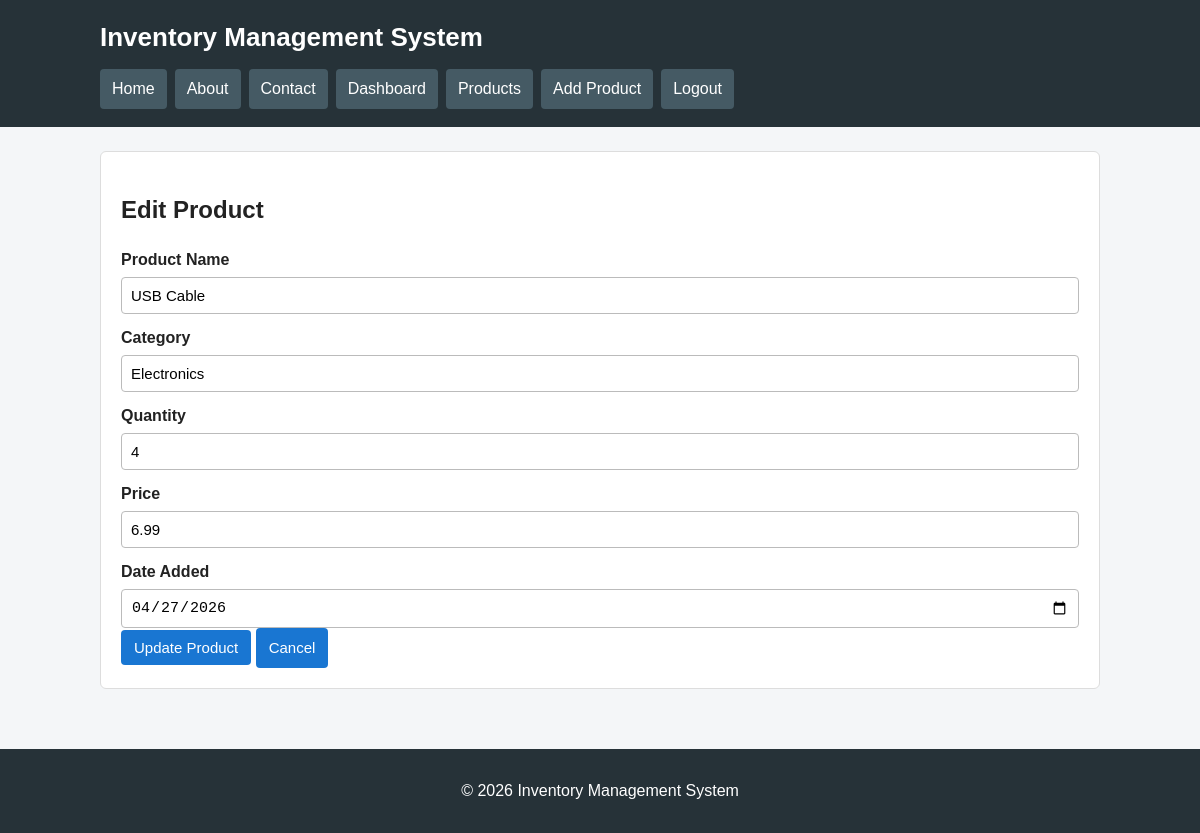
The page /edit_product.php?id=2 (signed in) on the database its author committed.
### tables this page shows
CREATE TABLE IF NOT EXISTS products (
    id INT AUTO_INCREMENT PRIMARY KEY,
    product_name VARCHAR(100) NOT NULL,
    category VARCHAR(100) NOT NULL,
    quantity INT NOT NULL DEFAULT 0,
    price DECIMAL(10, 2) NOT NULL DEFAULT 0.00,
    date_added DATE NOT NULL
);

### edit_product.php (the view, shortened to what this page needs)
<?php
require_once 'config.php';
$id = (int) ($_GET['id'] ?? 0);
$sql = 'SELECT * FROM products WHERE id = ?';
$stmt = mysqli_prepare($conn, $sql);
mysqli_stmt_bind_param($stmt, 'i', $id);
mysqli_stmt_execute($stmt);
$result = mysqli_stmt_get_result($stmt);
$product = mysqli_fetch_assoc($result);
$product_name = $product['product_name'];
$category = $product['category'];
$quantity = $product['quantity'];
$price = $product['price'];
$date_added = $product['date_added'];
include 'includes/header.php';
?>
<section class="box">
    <h2>Edit Product</h2>
    <form method="post" action="edit_product.php?id=<?php echo $id; ?>">
        <label for="product_name">Product Name</label>
        <input type="text" id="product_name" name="product_name" value="<?php echo htmlspecialchars($product_name); ?>">
        <label for="category">Category</label>
        <input type="text" id="category" name="category" value="<?php echo htmlspecialchars($category); ?>">
        <label for="quantity">Quantity</label>
        <input type="number" id="quantity" name="quantity" min="0" value="<?php echo htmlspecialchars($quantity); ?>">
        <label for="price">Price</label>
        <input type="number" id="price" name="price" min="0" step="0.01" value="<?php echo htmlspecialchars($price); ?>">
        <label for="date_added">Date Added</label>
        <input type="date" id="date_added" name="date_added" value="<?php echo htmlspecialchars($date_added); ?>">
        <button type="submit">Update Product</button>
        <a class="button" href="products.php">Cancel</a>
    </form>
</section>
<?php include 'includes/footer.php'; ?>

### css/style.css (style rules this page uses)
* { box-sizing: border-box; }
body { margin: 0; font-family: Arial, sans-serif; color: #222; background: #f4f6f8; line-height: 1.5; }
.box { background: #fff; padding: 20px; border: 1px solid #ddd; border-radius: 6px; margin-bottom: 20px; }
form label { display: block; margin-top: 12px; font-weight: bold; }
input, select, textarea { width: 100%; padding: 9px; margin-top: 5px; border: 1px solid #bbb; border-radius: 4px; font-size: 15px; }
button, .button { display: inline-block; border: 0; background: #1976d2; color: #fff; padding: 9px 13px; border-radius: 4px; text-decoration: none; cursor: pointer; font-size: 15px; }

### rows shown on the page
products: product_name "USB Cable", category "Electronics", quantity "4", price "6.99", date_added "04/27/2026"
